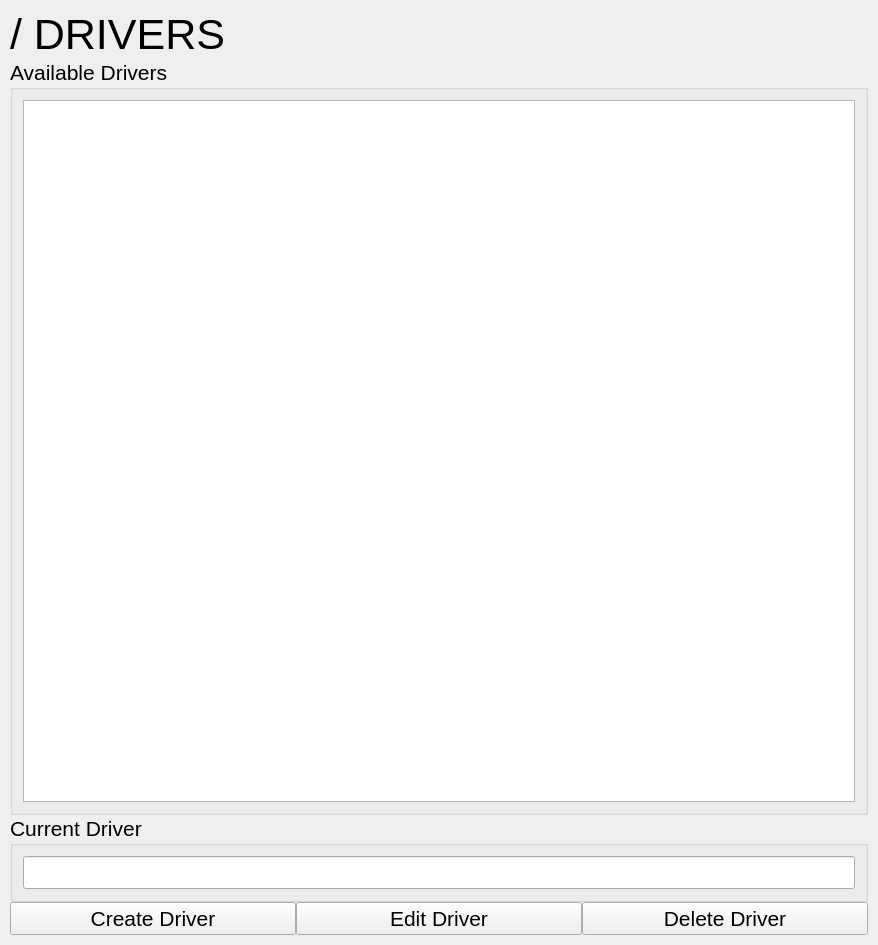
<?xml version="1.0" encoding="UTF-8"?>
<ui version="4.0">
 <class>WidgetDrivers</class>
 <widget class="QWidget" name="WidgetDrivers">
  <property name="geometry">
   <rect>
    <x>0</x>
    <y>0</y>
    <width>878</width>
    <height>945</height>
   </rect>
  </property>
  <property name="font">
   <font>
    <family>Arial</family>
    <pointsize>32</pointsize>
   </font>
  </property>
  <property name="windowTitle">
   <string>Drivers</string>
  </property>
  <layout class="QVBoxLayout" name="verticalLayout_3">
   <property name="spacing">
    <number>0</number>
   </property>
   <property name="leftMargin">
    <number>10</number>
   </property>
   <property name="topMargin">
    <number>10</number>
   </property>
   <property name="rightMargin">
    <number>10</number>
   </property>
   <property name="bottomMargin">
    <number>10</number>
   </property>
   <item>
    <layout class="QVBoxLayout" name="layoutCenter">
     <property name="spacing">
      <number>0</number>
     </property>
     <property name="leftMargin">
      <number>0</number>
     </property>
     <property name="topMargin">
      <number>0</number>
     </property>
     <property name="rightMargin">
      <number>0</number>
     </property>
     <property name="bottomMargin">
      <number>0</number>
     </property>
     <item>
      <layout class="QVBoxLayout" name="layoutTitle">
       <property name="spacing">
        <number>0</number>
       </property>
       <property name="sizeConstraint">
        <enum>QLayout::SetDefaultConstraint</enum>
       </property>
       <item>
        <widget class="QLabel" name="labelTitle">
         <property name="font">
          <font>
           <family>Arial</family>
           <pointsize>32</pointsize>
          </font>
         </property>
         <property name="text">
          <string>/ DRIVERS</string>
         </property>
         <property name="alignment">
          <set>Qt::AlignLeading|Qt::AlignLeft|Qt::AlignVCenter</set>
         </property>
        </widget>
       </item>
      </layout>
     </item>
     <item>
      <layout class="QVBoxLayout" name="layoutContent">
       <property name="spacing">
        <number>0</number>
       </property>
       <item>
        <widget class="QGroupBox" name="groupBoxAvailableDrivers">
         <property name="font">
          <font>
           <pointsize>16</pointsize>
          </font>
         </property>
         <property name="title">
          <string>Available Drivers</string>
         </property>
         <layout class="QVBoxLayout" name="verticalLayout_2">
          <property name="spacing">
           <number>0</number>
          </property>
          <property name="leftMargin">
           <number>10</number>
          </property>
          <property name="topMargin">
           <number>10</number>
          </property>
          <property name="rightMargin">
           <number>10</number>
          </property>
          <property name="bottomMargin">
           <number>10</number>
          </property>
          <item>
           <widget class="QListWidget" name="listWidgetAvailableDrivers">
            <property name="font">
             <font>
              <family>Arial</family>
              <pointsize>16</pointsize>
             </font>
            </property>
            <property name="verticalScrollBarPolicy">
             <enum>Qt::ScrollBarAlwaysOff</enum>
            </property>
            <property name="horizontalScrollBarPolicy">
             <enum>Qt::ScrollBarAlwaysOff</enum>
            </property>
           </widget>
          </item>
         </layout>
        </widget>
       </item>
       <item>
        <widget class="QGroupBox" name="groupBoxCurrentDriver">
         <property name="font">
          <font>
           <pointsize>16</pointsize>
          </font>
         </property>
         <property name="title">
          <string>Current Driver</string>
         </property>
         <layout class="QVBoxLayout" name="verticalLayout">
          <property name="spacing">
           <number>0</number>
          </property>
          <property name="leftMargin">
           <number>10</number>
          </property>
          <property name="topMargin">
           <number>10</number>
          </property>
          <property name="rightMargin">
           <number>10</number>
          </property>
          <property name="bottomMargin">
           <number>10</number>
          </property>
          <item>
           <widget class="QLineEdit" name="lineEditCurrentDriver">
            <property name="readOnly">
             <bool>true</bool>
            </property>
           </widget>
          </item>
         </layout>
        </widget>
       </item>
      </layout>
     </item>
     <item>
      <layout class="QHBoxLayout" name="layoutButtons">
       <property name="spacing">
        <number>0</number>
       </property>
       <item>
        <widget class="QPushButton" name="pushButtonCreateDriver">
         <property name="font">
          <font>
           <family>Arial</family>
           <pointsize>16</pointsize>
          </font>
         </property>
         <property name="text">
          <string>Create Driver</string>
         </property>
        </widget>
       </item>
       <item>
        <widget class="QPushButton" name="pushButtonEditDriver">
         <property name="font">
          <font>
           <family>Arial</family>
           <pointsize>16</pointsize>
          </font>
         </property>
         <property name="text">
          <string>Edit Driver</string>
         </property>
        </widget>
       </item>
       <item>
        <widget class="QPushButton" name="pushButtonDeleteDriver">
         <property name="font">
          <font>
           <family>Arial</family>
           <pointsize>16</pointsize>
          </font>
         </property>
         <property name="text">
          <string>Delete Driver</string>
         </property>
        </widget>
       </item>
      </layout>
     </item>
    </layout>
   </item>
  </layout>
 </widget>
 <resources/>
 <connections/>
</ui>
